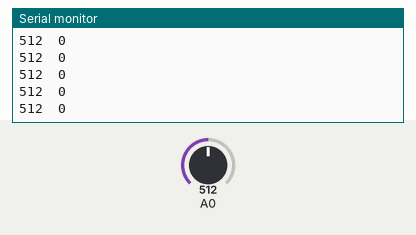
A sketch run on a simulated Arduino Uno, built with avr-gcc and run on an emulated ATmega328P. On the bench: the last lines printed to the serial monitor. Inputs (shaded band) come from the test bench; at power-on: A0 = 512.

Above: at 1.2 s.
1.3 s: A0 set to 983
At 2.2 s:
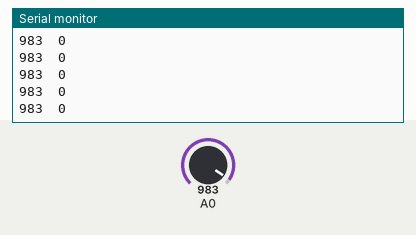
2.8 s: A0 set to 1008
At 3.6 s:
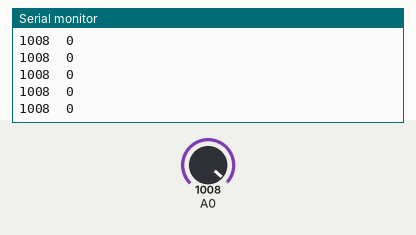
Timing chart, 0 to 5.8 s (numbered marks = the images above; inputs shaded):
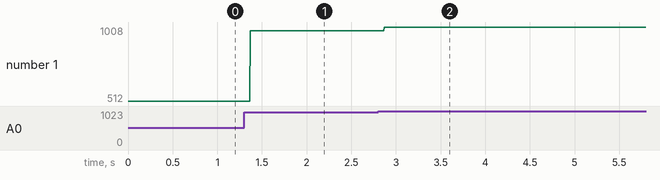

The sketch:

sensorLDRg.ino
```cpp
const int pinoLed = 12;
const int pinoSensor = 8;

void setup() {
  Serial.begin(9600);
  pinMode(pinoSensor,OUTPUT);
  pinMode(pinoLed,INPUT);
  digitalWrite(pinoLed, LOW);
}

void loop() {
  if(digitalRead(pinoSensor) == LOW){
    digitalWrite(pinoLed, HIGH);
    }
  else{
    digitalWrite(pinoLed, LOW);
    }
    Serial.print(analogRead(pinoSensor));
    Serial.print("\t");
    Serial.println(digitalRead(pinoSensor));
}
```

Measured:
- after the input at 1.3 s, the serial monitor: prints a new line after 0.07 s (image 1)
- after the input at 2.8 s, the serial monitor: prints a new line after 0.07 s (image 2)
- plotted number 1: 512 → 983 after the input at 1.3 s, 983 → 1008 after the input at 2.8 s
